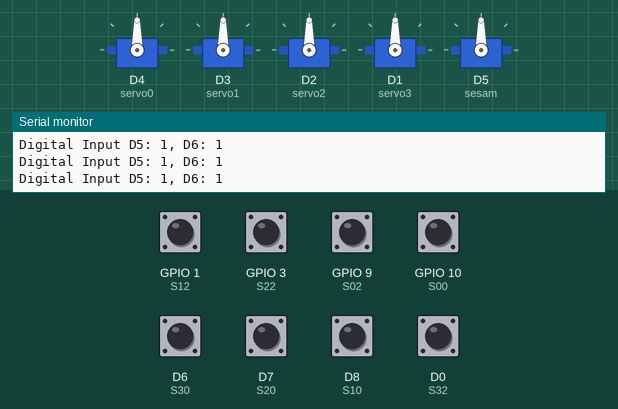
Simulated run of this sketch. Board: ESP8266 (NodeMCU). Parts: 5 × servo, the last lines printed to the serial monitor. The test bench sets the inputs (shaded band); at power-on: D0 (S32), D6 (S30), D7 (S20), D8 (S10), GPIO 1 (S12), GPIO 3 (S22), GPIO 9 (S02), GPIO 10 (S00) HIGH.

Above: at 1.2 s.
1.3 s: GPIO 9 (S02) pulled LOW for 0.15 s
At 1.8 s:
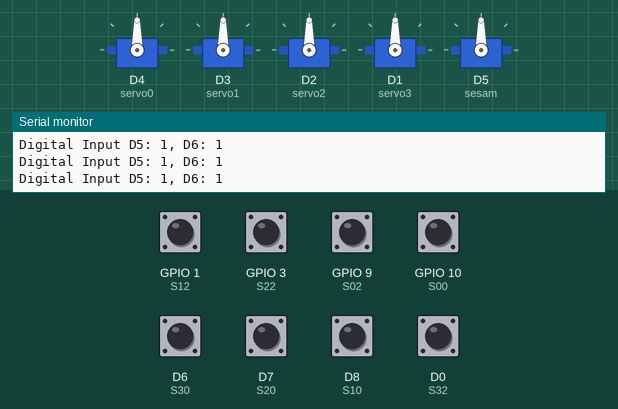
2.9 s: GPIO 3 (S22) pulled LOW for 0.15 s
At 4.3 s:
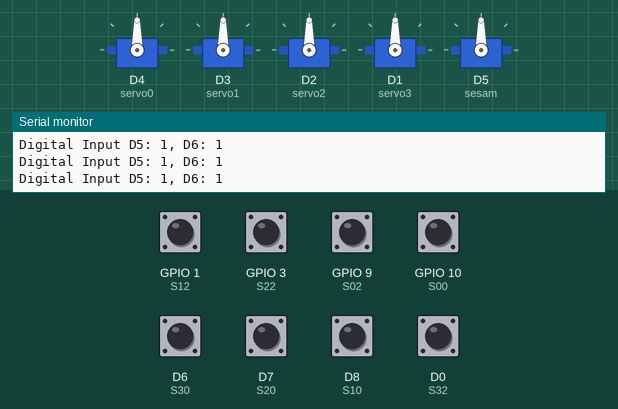
4.6 s: D0 (S32) pulled LOW for 0.15 s
At 5.6 s:
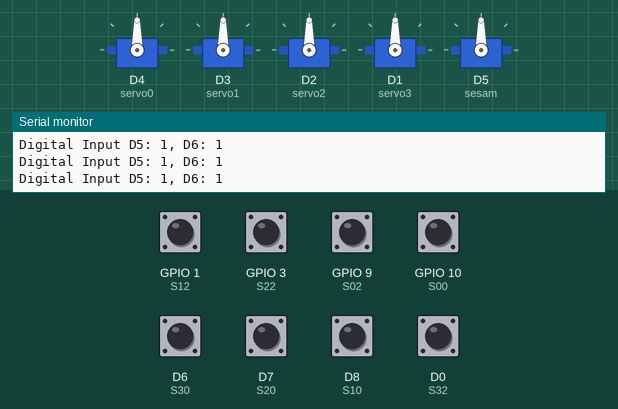
6.2 s: D6 (S30) pulled LOW for 0.15 s
At 6.7 s:
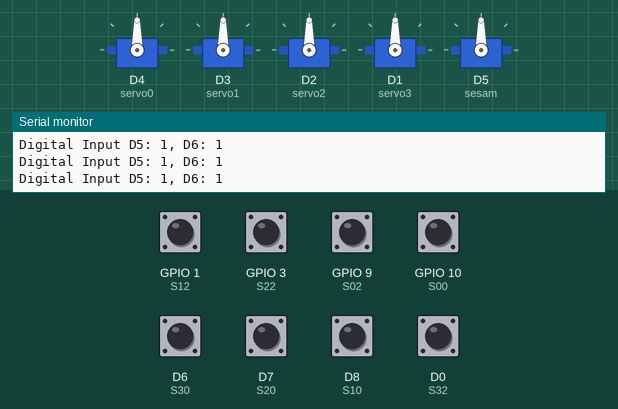
7.8 s: D7 (S20) pulled LOW for 0.15 s
At 7.92 s:
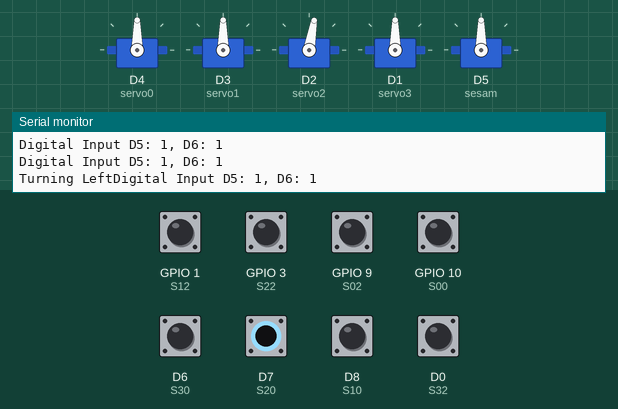
9.5 s: D8 (S10) pulled LOW for 0.15 s
At 10.5 s:
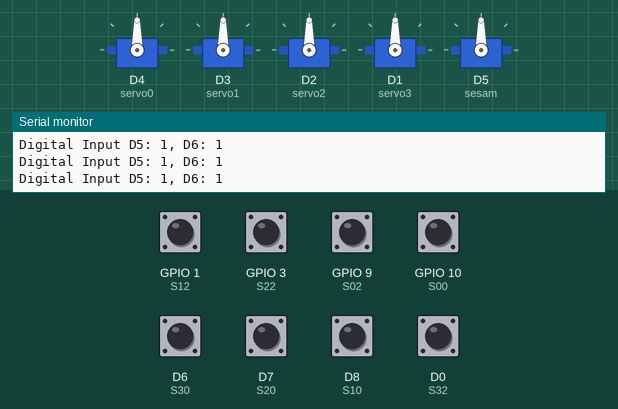
Timing chart, 0 to 12.1 s (numbered marks = the images above; inputs shaded):
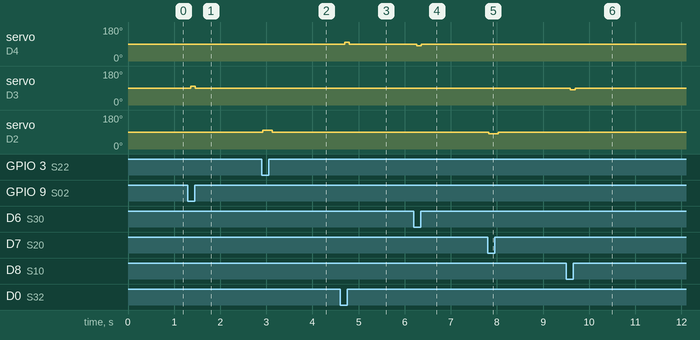

Measured:
- after the input at 1.3 s, servo on D3 (servo1): 90° → 100° after 0.06 s, → 90° 0.10 s later
- after the input at 2.9 s, servo on D2 (servo2): 90° → 100° at once, → 90° 0.21 s later
- after the input at 4.6 s, servo on D4 (servo0): 90° → 100° after 0.10 s, → 90° 0.10 s later
- after the input at 6.2 s, servo on D4 (servo0): 90° → 80° after 0.06 s, → 90° 0.10 s later
- after the input at 7.8 s, servo on D2 (servo2): 90° → 80° at once, → 90° 0.21 s later
- after the input at 9.5 s, servo on D3 (servo1): 90° → 80° after 0.09 s, → 90° 0.11 s later

The sketch:

Switched.ino
```cpp
/***************
 * Fun Box für Armins Geburtstag
 * Hardware: NodeMCU ESP8266, 5 Servos, 4 Kippschalter 3 Positionen
 * Die Servos rotieren 360 Grad und reagieren auf speed nicht auf Position
 * Vorversuch zur Eingabe der Schalter
 * Drehrichtung mit Blick von hinten auf das Gehäuse
 * TODO: A Lot
***************************/

const char *whoami = "Armins Funbox";
const char *version = "0.0b";
const char *date = "2024-10-26";


#include <string.h>
#include <stdlib.h>
#include <Servo.h>

#define COMMAND_BUFFER_LENGTH        25                        //length of serial buffer for incoming commands
char   CommandLine[COMMAND_BUFFER_LENGTH + 1];                 //Read commands into this buffer from Serial.  +1 in length for a termination char

#define CR '\r'
#define LF '\n'
#define BS '\b'
#define NULLCHAR '\0'
#define SPACE ' '
#define S00 10
#define S02 9
#define S10 15
#define S12 1
#define S20 13
#define S22 3
#define S30 12
#define S32 16

const char *delimiters            = ", \n";

Servo servo0;   //1. Schalterposition von rechts
Servo servo1;   //2. Schalterposition von rechts
Servo servo2;   //3. Schalterposition von rechts
Servo servo3;   //4. Schalterposition von rechts
Servo sesam;    //Riegel für den Schubkasten

int switch0_0;
int switch0_2;
int switch1_0;
int switch1_2;
int switch2_0;
int switch2_2;
int switch3_0;
int switch3_2;

void setup() {

  Serial.begin(115200);
  Serial.printf("\n\n%s, Version %s, (Date: %s)\n", whoami, version, date);
  servo0.attach(D4);
  servo1.attach(D3);
  servo2.attach(D2);
  servo3.attach(D1);
  sesam.attach(D5);
  pinMode(S00, INPUT_PULLUP);  //Schalter 0, Position 0
  pinMode(S02, INPUT_PULLUP);  //Schalter 0, Position 2
  pinMode(S10, INPUT_PULLUP);  //Schalter 1, Position 0
  pinMode(S12, INPUT_PULLUP);  //Schalter 1, Position 2
  pinMode(S20, INPUT_PULLUP);  //Schalter 2, Position 0
  pinMode(S22, INPUT_PULLUP);  //Schalter 2, Position 2
  pinMode(S30, INPUT_PULLUP);  //Schalter 3, Position 0
  pinMode(S32, INPUT_PULLUP);  //Schalter 3, Position 2
}

void loop() {

  switch0_0 = digitalRead(S00);
  switch0_2 = digitalRead(S02);
  Serial.printf("Digital Input D5: %i, D6: %i \n", switch0_0, switch0_2);

  if (switch0_0 == 0 && switch0_2 == 0){
    //verbotener Zustand, Schalter gleichzeitig oben und unten
    Serial.println("Something terrible happened");
  }
  if (switch0_0 == 0) {
    servo0.write(80);   //slowly to the Left
    Serial.printf("Turning Left");
  } else if (switch0_2 == 0) {
    servo0.write(100);  //slowly to the Right
  } else {
    servo0.write(90);   //stop
  }
  switch1_0 = digitalRead(S10);
  switch1_2 = digitalRead(S12);
  Serial.printf("Digital Input D5: %i, D6: %i \n", switch0_0, switch0_2);

  if (switch1_0 == 0 && switch1_2 == 0){
    //verbotener Zustand, Schalter gleichzeitig oben und unten
    Serial.println("Something terrible happened");
  }
  if (switch1_0 == 0) {
    servo1.write(80);   //slowly to the Left
    Serial.printf("Turning Left");
  } else if (switch0_2 == 0) {
    servo1.write(100);  //slowly to the Right
  } else {
    servo1.write(90);   //stop
  }
  switch2_0 = digitalRead(S20);
  switch2_2 = digitalRead(S22);
  Serial.printf("Digital Input D5: %i, D6: %i \n", switch0_0, switch0_2);

  if (switch2_0 == 0 && switch2_2 == 0){
    //verbotener Zustand, Schalter gleichzeitig oben und unten
    Serial.println("Something terrible happened");
  }
  if (switch2_0 == 0) {
    servo2.write(80);   //slowly to the Left
    Serial.printf("Turning Left");
  } else if (switch2_2 == 0) {
    servo2.write(100);  //slowly to the Right
  } else {
    servo2.write(90);   //stop
  }
  switch3_0 = digitalRead(S30);
  switch3_2 = digitalRead(S32);
  Serial.printf("Digital Input D5: %i, D6: %i \n", switch0_0, switch0_2);

  if (switch3_0 == 0 && switch3_2 == 0){
    //verbotener Zustand, Schalter gleichzeitig oben und unten
    Serial.println("Something terrible happened");
  }
  if (switch3_0 == 0) {
    servo0.write(80);   //slowly to the Left
    Serial.printf("Turning Left");
  } else if (switch3_2 == 0) {
    servo0.write(100);  //slowly to the Right
  } else {
    servo0.write(90);   //stop
  }


  delay(100);

}
```
